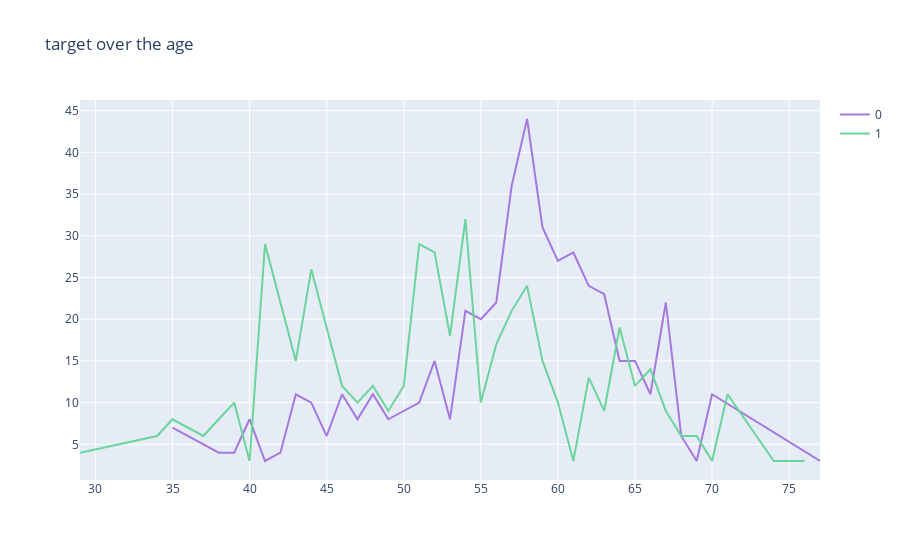

Source (notebook cell):
### Code cell
col='age'
d1=df[df['target']==0]
d2=df[df['target']==1]
v1=d1[col].value_counts().reset_index()
v1=v1.rename(columns={col:'count','index':col})
v1['percent']=v1['count'].apply(lambda x : 100*x/sum(v1['count']))
v1=v1.sort_values(col)
v2=d2[col].value_counts().reset_index()
v2=v2.rename(columns={col:'count','index':col})
v2['percent']=v2['count'].apply(lambda x : 100*x/sum(v2['count']))
v2=v2.sort_values(col)
trace1 = go.Scatter(x=v1[col], y=v1["count"], name=0, marker=dict(color="#a678de"))
trace2 = go.Scatter(x=v2[col], y=v2["count"], name=1, marker=dict(color="#6ad49b"))
data = [trace1, trace2]
layout={'title':"target over the age"}
fig = go.Figure(data, layout=layout)
iplot(fig)

### Figure 1 — Plotly figure (JSON) as saved in the notebook; plotly's stock layout.template omitted (floating-point values rounded to 4 significant figures)
{"data": [{"marker": {"color": "#a678de"}, "name": "0", "type": "scatter", "x": [35, 38, 39, 40, 41, 42, 43, 44, 45, 46, 47, 48, 49, 50, 51, 52, 53, 54, 55, 56, 57, 58, 59, 60, 61, 62, 63, 64, 65, 66, 67, 68, 69, 70, 77], "y": [7, 4, 4, 8, 3, 4, 11, 10, 6, 11, 8, 11, 8, 9, 10, 15, 8, 21, 20, 22, 36, 44, 31, 27, 28, 24, 23, 15, 15, 11, 22, 6, 3, 11, 3]}, {"marker": {"color": "#6ad49b"}, "name": "1", "type": "scatter", "x": [29, 34, 35, 37, 38, 39, 40, 41, 42, 43, 44, 45, 46, 47, 48, 49, 50, 51, 52, 53, 54, 55, 56, 57, 58, 59, 60, 61, 62, 63, 64, 65, 66, 67, 68, 69, 70, 71, 74, 76], "y": [4, 6, 8, 6, 8, 10, 3, 29, 22, 15, 26, 19, 12, 10, 12, 9, 12, 29, 28, 18, 32, 10, 17, 21, 24, 15, 10, 3, 13, 9, 19, 12, 14, 9, 6, 6, 3, 11, 3, 3]}], "layout": {"title": {"text": "target over the age"}}}
